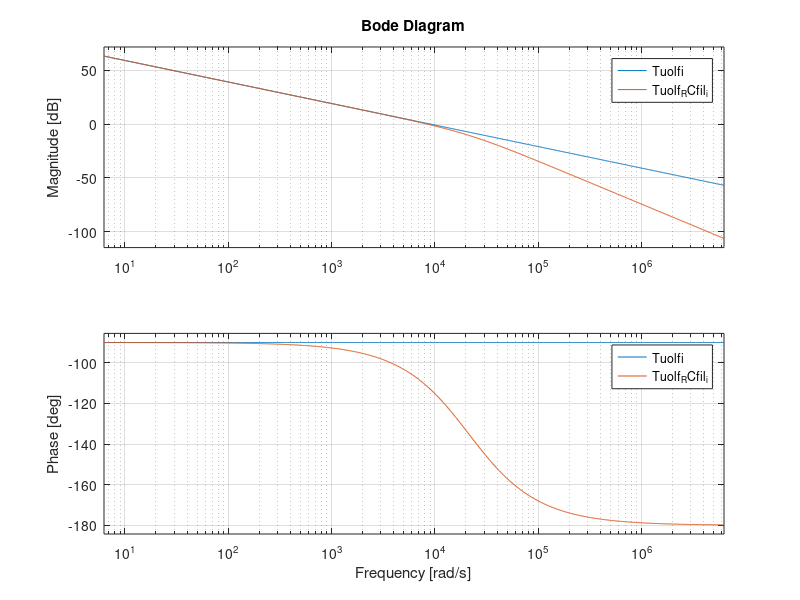
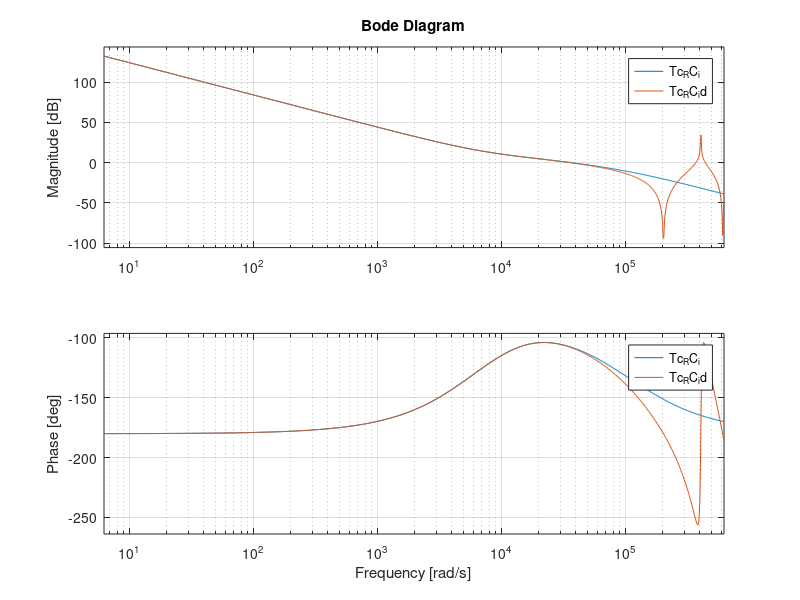
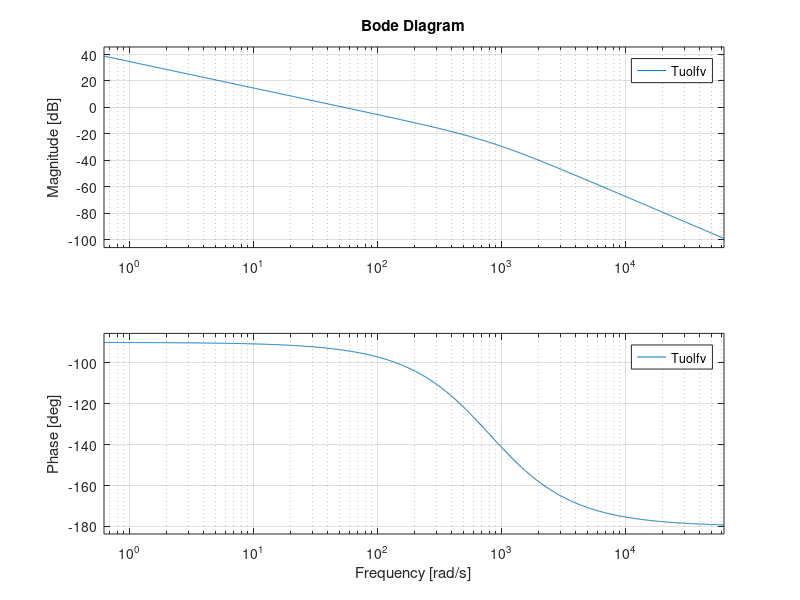
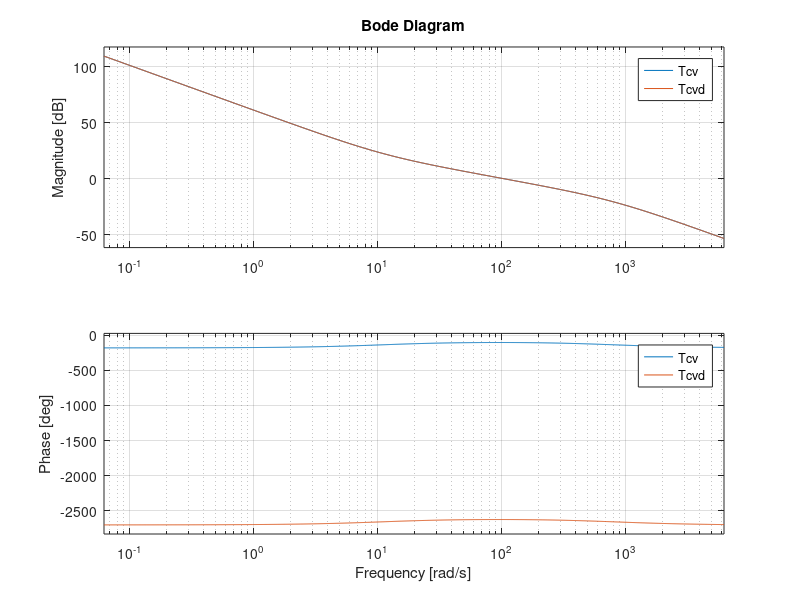

Source code (MATLAB) for these figures, in order:
% NPC PFC Control Loop Design
% Author: Dr. Lim Shu Fan
% First created: 25.05.2022
% Last modified: 02.08.2022
% Revision: 0.1
% Descriptions:
% 0.1: First design attempt with circuit dimensioning

clear;
%pkg load control;

%%%%%%%%%%%%%%% System parameters %%%%%%%%%%%%%%%%%%
Vph_min=40;
Vph_nom=50;
Vph_max=60;
fline_min=45;
fline_max=65;
effPFC=0.97;
cos_ph=0.99;
Po_rated=900; %Rated output power
VoPFC=200; %Vbulk target voltage
puload=1.0; %ratio of load to full load
Po_PFC=Po_rated*puload;
Io_PFC=Po_PFC/VoPFC; %output current
Pin_PFC=Po_PFC/effPFC; %input power

Iph_265VAC=Pin_PFC/(1*Vph_max*cos_ph); %at high line
if Iph_265VAC > 32
    Iph_265VAC = 32;
end
Pin_PFC_265VAC = Iph_265VAC*Vph_max*cos_ph;

Iph_85VAC=Pin_PFC/(1*Vph_min*cos_ph); %at low line
if Iph_85VAC > 16
    Iph_85VAC = 16;
end
Pin_PFC_85VAC = Iph_85VAC*Vph_min*cos_ph;

Iph_208VAC=Pin_PFC/(1*Vph_nom*cos_ph); %at nom line
if Iph_208VAC > 32
    Iph_208VAC = 32;
end
Pin_PFC_208VAC = Iph_208VAC*Vph_nom*cos_ph;

Fsw=65e3; %switching frequency
Tsw=1/Fsw*1; % switching period

% MCU parameters
VADC = 3.3; %ADC reference voltage, note different for different design
ADC_bits = 12; %12 bit ADC
ADC_FS = 2^ADC_bits-1; %ADC full scale 
ADC_LSB = VADC/ADC_FS;
ADC_gain = ADC_FS/VADC;
Fclk=200e6; %PWM clock frequency
Tclk=1/Fclk; %PWM clock period
Tsw_count=floor(Fclk/Fsw/2); %switching period as factor of PWM clock period

% Inductor current sensing factor
LPFC=182e-6;  %182uH at full load, 230uH at no load
Rs=0.0005; %current sensing resistor, bipolar current sensed
g_AMC1301=8.2; 
R1_op=2.21e3; 
%R2_op=22.1e3; %plus offset of 1.65V old
R2_op=11e3; %plus offset of 1.65V new
KiL=R2_op/R1_op;
iL_Rfil1=R2_op;
iL_Cfil1=470e-12; 
iL_f_fil1=1/(2*pi*iL_Rfil1*iL_Cfil1); %30.8kHz
iL_Rfil2=1e3;
iL_Cfil2=0.01e-6; 
iL_f_fil2=1/(2*pi*iL_Rfil2*iL_Cfil2); %15.9kHz
iL_Rfil3=1e3;
iL_Cfil3=47e-9; 
iL_f_fil3=1/(2*pi*iL_Rfil3*iL_Cfil3); %3.3kHz
KiL_tot=KiL*Rs*g_AMC1301; 
KiL_tot_IN=KiL_tot*ADC_gain; %gain of iL sensing at ADC, bit/A
KiL_tot_IN_RES=1/KiL_tot_IN; %resolution of iL sensing at ADC, A/bit
ILLMax=VADC/2/KiL_tot; %max current measurable by ADC, offset by 1.65V

% Input voltage sensing factor
Rt_AC=390e3*3+240e3+390e3+34.8e3; %VAC sense resistance top
Rb_AC=3.3e3; %VAC sense resistance bottom
VAC_Cfil1=2200e-12;
VAC_f_fil1=1/(2*pi*Rb_AC*VAC_Cfil1); %21.9kHz
VAC_Rfil2=1e3;
VAC_Cfil2=47e-9;
VAC_f_fil2=1/(2*pi*VAC_Rfil2*VAC_Cfil2); %3.3kHz
KVAC=Rb_AC/(Rb_AC+Rt_AC); %VAC sense ratio 1/163
KVAC_IN=KVAC*ADC_gain; %gain of VAC sensing at ADC, bit/V
KVAC_IN_RES=1/KVAC_IN; %resolution of VAC sensing at ADC, V/bit
VphMax=VADC/2/KVAC; %max voltage measureable by ADC, offset by 1.65V

% Bulk voltage sensing factor
%Co_PFC=1/(1/(4*560e-6)+1/(4*560e-6))+ 4*22e-6; %old
Co_PFC=1/(1/(4*560e-6)+1/(4*560e-6))+ 10e-6; %new
Rt_VoPFC=300e3*5+51.1e3; %Vbulk sense resistance top
Rb_VoPFC=5.62e3; %Vbulk sense resistance bottom
VoPFC_Cfil1=0.22e-6;
VoPFC_f_fil1=1/(2*pi*Rb_VoPFC*VoPFC_Cfil1); %128.72Hz!!
VoPFC_Rfil2=1e3;
VoPFC_Cfil2=0.01e-6;
VoPFC_f_fil2=1/(2*pi*VoPFC_Rfil2*VoPFC_Cfil2); %15.9kHz
KVoPFC=Rb_VoPFC/(Rb_VoPFC+Rt_VoPFC); %Vbulk sense ratio
KVoPFC_IN=KVoPFC*ADC_gain; %VoPFC sensing gain at ADC
KVoPFC_IN_RES=1/KVoPFC_IN; %VoPFC sensing resolution at ADC
VoPFC_Max=VADC/KVoPFC;

% Vmid Bulk voltage sensing factor 
VoPFCmid_Rfil2=1e3;
VoPFCmid_Cfil2=0.01e-6;
VoPFCmid_f_fil2=1/(2*pi*VoPFCmid_Rfil2*VoPFCmid_Cfil2); %15.9kHz
VoPFCmid_Rfil3=1e3;
VoPFCmid_Cfil3=0.01e-6;
VoPFCmid_f_fil3=1/(2*pi*VoPFCmid_Rfil3*VoPFCmid_Cfil3); %15.9kHz
G_noninvOpamp=1+1e3/1.27e3;
KVoPFCmid=(Rb_VoPFC/(Rb_VoPFC+Rt_VoPFC))*G_noninvOpamp; %Vbulk sense ratio
KVoPFCmid_IN=KVoPFCmid*ADC_gain; %VoPFC sensing gain at ADC
KVoPFCmid_IN_RES=1/KVoPFCmid_IN; %VoPFC sensing resolution at ADC
VoPFCmid_Max=VADC/KVoPFCmid;

% Output of vloop and iloop
vloop_out = Iph_208VAC*sqrt(2)*KiL_tot*ADC_gain; %output voltage of voltage loop at puload (proportional to peak of input current) 
Vm = 800/800*Tsw_count;
%Vm=800; %470;

Tsi=Tsw;
s=tf('s');
z=tf('z',Tsi);

% Current loop (1) @Tsw
% uncompensated current loop gain
GCCM=VoPFC/2/(s*LPFC); %CCM PFC plant  VoPFC/(s*LPFC)
Tuolgi=(KiL_tot*ADC_gain*VoPFC/2)/(LPFC*Vm);
%Tuolgi=(VoPFC/2)/(LPFC*Vm); %if use real values

Tuolfi=KiL_tot*ADC_gain*GCCM/Vm*1;
%Tuolfi=GCCM/Vm;

Gopfil1=1/(1+s*iL_Rfil1*iL_Cfil1);
Gopfil2=1/(1+s*iL_Rfil2*iL_Cfil2);
Gopfil3=1/(1+s*iL_Rfil3*iL_Cfil3);
%Tuolf_RCfil_i=GCCM*Gopfil1*Gopfil2*Gopfil3/Vm;
%Tuolf_RCfil_i=KiL_tot*ADC_gain*GCCM*Gopfil1*Gopfil2*Gopfil3/Vm;
Tuolf_RCfil_i=KiL_tot*ADC_gain*GCCM*Gopfil3/Vm*1;

figure(1);
bode(Tuolfi,Tuolf_RCfil_i, {2*pi*1, 2*pi*1e6});

% compensated current loop gain
% Gci=Kpi(1+(2*pi*fzi)/s)
fci=1.0e3; %target controller bandwidth 3.05e3 
PMi=52/180*pi; %target phase margin 55/180*pi

%Only PI
%Kpi=1/(Tuolgi/(2*pi*fci)); %Required gain at fci
delta_PMi_ZOH=2*pi*fci*Tsw/2; %Phase drop due to ZOH in radians
%%PMi+delta_PMI_ZOH=180+angle(Ti(jwc))=180-90-90+tan^(-1)(fc/fzi)
%fzi=fci/tan(PMi+delta_PMi_ZOH); %Required zero location
%Gci=Kpi*(1+(2*pi*fzi)/s); %PI controller in s domain
%Tci=Gci*Tuolfi; %compensated current loop gain in s domain

%GCCMd=c2d(GCCM,Tsi,'zoh'); %CCM PFC plan in z domain via ZOH
%Gcid=c2d(Gci,Tsi,'zoh');
%Tuolfid=c2d(Tuolfi,Tsi,'zoh');
%Tcid=Gcid*Tuolfid; %Compensated current loop gain in z domain

% PI + strong passive RC
% |G(jw)|=sqrt((Re(G(jw))^2+(Im(G(jw))^2), RC -> |G(jw)|=1/(sqrt(1+(w/w0)^2))
% ang(G(jw))=tan^(-1)(Im(G(jw))/Re(G(jw))), RC -> ang(G(jw))=-tan^(-1)(w/w0)
Kp_RC_i=1/(Tuolgi/(2*pi*fci)*1/(sqrt(1+(fci/iL_f_fil1)^2))*1/(sqrt(1+(fci/iL_f_fil2)^2))*1/(sqrt(1+(fci/iL_f_fil3)^2))); %Required gain at fci with passive RC
fz_RC_i=fci/tan(PMi+delta_PMi_ZOH+atan(fci/iL_f_fil1)+atan(fci/iL_f_fil2)+atan(fci/iL_f_fil3)); %Required zero location with passive RC ZOH
Gc_RC_i=Kp_RC_i*(1+(2*pi*fz_RC_i)/s); %PI controller in s domain with passive RC ZOH

fci=6.0e3; %target controller bandwidth 6e3 
PMi=52/180*pi; %target phase margin 52/180*pi
%Kp_RC_i=1/(Tuolgi/(2*pi*fci)*3/(sqrt(1+(fci/iL_f_fil1)^2))*1/(sqrt(1+(fci/iL_f_fil2)^2))*1/(sqrt(1+(fci/iL_f_fil3)^2))); %Required gain at fci with passive RC
Kp_RC_i=1/(Tuolgi/(2*pi*fci)*3/(sqrt(1+(fci/iL_f_fil3)^2))); %Required gain at fci with passive RC
fz1=fci*sqrt((1-sin(PMi))/(1+sin(PMi)));
fp1=fci*sqrt((1+sin(PMi))/(1-sin(PMi)));
fz_RC_i=1/6*fci; %1/10*fz1;
Gc_RC_i=Kp_RC_i*(1+(2*pi*fz_RC_i)/s)*(1+s/(2*pi*fz1))/(1+s/(2*pi*fp1));

Tc_RC_i=Gc_RC_i*Tuolf_RCfil_i;

%Gc_RC_id=c2d(Gc_RC_i,Tsi,'zoh');
Gc_RC_id=c2d(Gc_RC_i,Tsi,'tustin');
%Tuolf_RCfil_id=c2d(Tuolf_RCfil_i,Tsi,'zoh'); %uncompensated open loop function with passive RC in Z domain
Tuolf_RCfil_id=c2d(Tuolf_RCfil_i,Tsi,'tustin'); %uncompensated open loop function with passive RC in Z domain
Tc_RC_id=Gc_RC_id*Tuolf_RCfil_id;

figure(2);
%bode(Tc_RC_i, Tc_RC_id,{2*pi*1,2*pi*1e5});
bode(Tc_RC_i,Tc_RC_id,{2*pi*1,2*pi*1e5});

Tsv=Tsw*1; 
Fsv=1/Tsv;
z=tf('z',Tsv);

%Uncompensated voltage loop gain
GVo_PFCplant=Pin_PFC/(s*Co_PFC*vloop_out*VoPFC/2); 
Gopfilv1=1/(1+s*Rb_VoPFC*VoPFC_Cfil1);
Tuolgv=(KVoPFC*ADC_gain*Pin_PFC)/(Co_PFC*vloop_out*VoPFC/2);
Tuolfv=KVoPFC*ADC_gain*Gopfilv1*GVo_PFCplant;

%Tuolgv=(Pin_PFC)/(Co_PFC*vloop_out*VoPFC/2); 
%Tuolfv=GVo_PFCplant*Gopfilv1;
%Tuolfv=GVo_PFCplant;

figure(3);
bode(Tuolfv,{2*pi*0.1, 2*pi*1e4});

%Compensated voltage loop gain
% Vo single pole filter
fVo_PFCLPF=30; %pole location of LPF to get ~0.5 attenuation factor of >2fline_min ripple 210, 45
%GVo_PFCLPF=1/(1+s/(2*pi*fVo_PFCLPF)); %1 stage LPF in s domain
%GVo_PFCLPFd=c2d(GVo_PFCLPF, Tsv, 'zoh');

%Gcv=Kpv(1+(2*pi*fzv)/s);
fcv=15; %30
PMv=50/180*pi; %60/180*pi
delta_PMv_ZOH=2*pi*fcv*Tsv/2;
%Kpv=1/(Tuolgv/(2*pi*fcv)*1/(sqrt(1+(fcv/VoPFC_f_fil1)^2)));
Kpv=1/(Tuolgv/(2*pi*fcv)*1/(sqrt(1+(fcv/VoPFC_f_fil1)^2))*1/(sqrt(1+(fcv/fVo_PFCLPF)^2)));
%PMv+delta_PMv_ZOH=180+angle(Tv(jwc))=180-90-90+tan^(-1)(fcv/fzv)-tan^(-1)(fcv/fVo_PFCLPF)
%fzv=fcv/tan(PMv+delta_PMv_ZOH+atan(fcv/VoPFC_f_fil1));
fzv=fcv/tan(PMv+delta_PMv_ZOH+atan(fcv/VoPFC_f_fil1)+atan(fcv/fVo_PFCLPF));

%same as k in PSIM
%T=1/(2*pi*fzv) in PSIM

%Gcv=Kpv*(1+(2*pi*fzv)/s);
Gcv=Kpv*(1+(2*pi*fzv)/s); %*GVo_PFCLPF;

Gcvd=c2d(Gcv,Tsv,'zoh');
Tuolfvd=c2d(Tuolfv,Tsv,'zoh');
Tcv=Gcv*Tuolfv;
Tcvd=Gcvd*Tuolfvd;

%figure(6);
%bode(Gcv,Gcvd, {2*pi*0.01,2*pi*1e3});

%use [NUM,DEN]=tfdata(Gcvd) to get the coefficients.
figure(4);
bode(Tcv, Tcvd,{2*pi*0.01,2*pi*1e3});

% Input voltage feedforward LPF (3) %Tsv
% Vg feedforward contributes 0.5% of allowable 1% THD 
% Ratio of 2nd harmonic in rectified input voltage to DC is (4Vpk/3pi)/(2Vpk/pi)
% Vdc=2Vpk/pi=2*sqrt(2)/pi*Vrms
% Vg filter single pole
Vg_att_1p=0.005/((4/3)/2); %required attenuation by 1 stage LPF
f1p=4.5;%Vg_att_1p*2*fline_min; %min pole location of 1 stage LPF
Gf1p=1/(1+s/(2*pi*f1p)); %1 stage LPF in s domain
Gf1pd=c2d(Gf1p,Tsv,'zoh');

%Vg cascaded 2 stage filter
Vg_att_2p=sqrt(Vg_att_1p);
f2p=Vg_att_2p*2*fline_min; %min pole location of 2 stage LPF
Gf2p_1=1/(1+s/(2*pi*f2p));
Gf2p_2=1/(1+s/(2*pi*f2p))*1/(1+s/(2*pi*f2p));

Gf2p_1d=c2d(Gf2p_1,Tsv,'zoh');
Gf2p_2d=Gf2p_1d*Gf2p_1d;
Gf2p_2d1=c2d(Gf2p_2,Tsv,'zoh');

figure(5);
bode(Gf2p_1d, 'b--', Gf2p_2d, 'r', Gf2p_2d1, 'k', {2*pi*1, 2*pi*1e3});

% Check zero, should be postive value: fzv
% Current loop: Gc_RC_id, (a0+a1..)/(b1+b2..)
% Voltage loop: Gcvd, [NUM,DEN]=tfdata(Gcvd), (a0+a1..)/(b1+b2..)